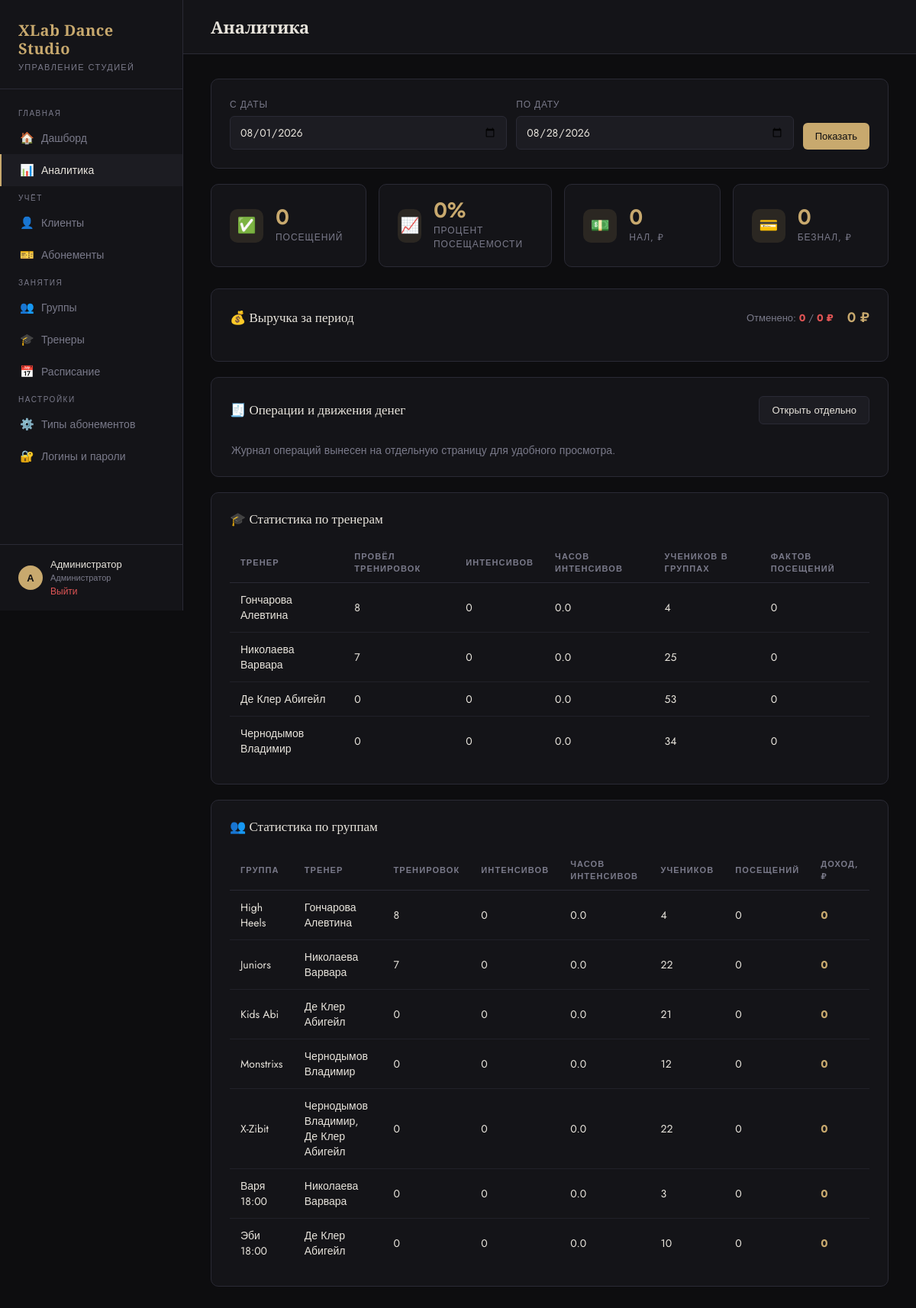
Screenshot of /analytics (signed in) with the database file from the repository.
### tables this page shows
CREATE TABLE users (
            id INTEGER PRIMARY KEY AUTOINCREMENT,
            role TEXT NOT NULL, -- admin | trainer
            username TEXT UNIQUE NOT NULL,
            password TEXT NOT NULL,
            name TEXT NOT NULL,
            trainer_id INTEGER UNIQUE REFERENCES trainers(id) ON DELETE CASCADE
        );

CREATE TABLE trainers (
            id INTEGER PRIMARY KEY AUTOINCREMENT,
            name TEXT NOT NULL,
            phone TEXT,
            email TEXT,
            specialization TEXT,
            notes TEXT,
            created_at TEXT DEFAULT (datetime('now','localtime'))
        );

CREATE TABLE groups (
            id INTEGER PRIMARY KEY AUTOINCREMENT,
            name TEXT NOT NULL,
            trainer_id INTEGER REFERENCES trainers(id) ON DELETE SET NULL,
            age_range TEXT,
            level TEXT,
            max_capacity INTEGER DEFAULT 20,
            description TEXT,
            created_at TEXT DEFAULT (datetime('now','localtime'))
        );

### app.py (the view)
@app.route('/analytics')
@login_required
def analytics():
    if not is_admin():
        flash('Аналитика доступна только администратору', 'error')
        return redirect(url_for('schedule'))
    db = get_db()
    today = datetime.now().date()
    default_from = today.replace(day=1).strftime('%Y-%m-%d')
    default_to = today.strftime('%Y-%m-%d')
    date_from = request.args.get('date_from', default_from)
    date_to = request.args.get('date_to', default_to)
    try:
        from_obj = datetime.strptime(date_from, '%Y-%m-%d').date()
        to_obj = datetime.strptime(date_to, '%Y-%m-%d').date()
    except ValueError:
        flash('Неверный формат дат фильтра', 'error')
        return redirect(url_for('analytics'))
    if to_obj < from_obj:
        flash('Дата "по" не может быть раньше даты "с"', 'error')
        return redirect(url_for('analytics', date_from=default_from, date_to=default_to))
    attendance_stats = db.execute('''
        SELECT COUNT(*) as total_marks, SUM(CASE WHEN a.present=1 THEN 1 ELSE 0 END) as present_marks
        FROM attendance a
        JOIN schedule s ON s.id = a.schedule_id
        WHERE s.date BETWEEN ? AND ?
    ''', (date_from, date_to)).fetchone()
    revenue_stats = db.execute('''
        SELECT
            COALESCE(SUM(
                CASE
                    WHEN payment_method='cash' THEN CASE WHEN COALESCE(cash_amount, 0) > 0 THEN cash_amount ELSE price_paid END
                    WHEN payment_method='mixed' THEN COALESCE(cash_amount, 0)
                    ELSE 0
                END
            ), 0) as cash_total,
            COALESCE(SUM(
                CASE
                    WHEN payment_method='card' THEN CASE WHEN COALESCE(non_cash_amount, 0) > 0 THEN non_cash_amount ELSE price_paid END
                    WHEN payment_method='mixed' THEN COALESCE(non_cash_amount, 0)
                    ELSE 0
                END
            ), 0) as card_total,
            COALESCE(SUM(price_paid), 0) as all_total
        FROM subscriptions
        WHERE created_at >= ? AND created_at < date(?, '+1 day')
        AND status != 'cancelled'
    ''', (date_from, date_to)).fetchone()
    cancelled_stats = {'cancelled_count': 0, 'cancelled_amount': 0}
    intensive_money = db.execute('''
        SELECT
            COALESCE(SUM(
                CASE
                    WHEN ic.payment_method='cash' THEN CASE WHEN COALESCE(ic.cash_amount, 0) > 0 THEN ic.cash_amount ELSE ic.amount END
                    WHEN ic.payment_method='mixed' THEN COALESCE(ic.cash_amount, 0)
                    ELSE 0
                END
            ), 0) as cash_total,
            COALESCE(SUM(
                CASE
                    WHEN ic.payment_method='card' THEN CASE WHEN COALESCE(ic.non_cash_amount, 0) > 0 THEN ic.non_cash_amount ELSE ic.amount END
                    WHEN ic.payment_method='mixed' THEN COALESCE(ic.non_cash_amount, 0)
                    ELSE 0
                END
            ), 0) as card_total
        FROM intensive_clients ic
        JOIN intensives i ON i.id = ic.intensive_id
        WHERE i.created_at >= ? AND i.created_at < date(?, '+1 day')
        AND ic.payment_type = 'cash'
    ''', (date_from, date_to)).fetchone()
    trainer_stats = db.execute('''
        SELECT
            t.id,
            t.name as trainer_name,
            (
                SELECT COUNT(*)
                FROM schedule s
                JOIN groups g2 ON g2.id = s.group_id
                WHERE EXISTS (SELECT 1 FROM group_trainers gt WHERE gt.group_id=g2.id AND gt.trainer_id=t.id)
                AND s.date BETWEEN ? AND ?
            ) as trainings_count,
            (
                SELECT COUNT(*)
                FROM attendance a
                JOIN schedule s ON s.id = a.schedule_id
                JOIN groups g2 ON g2.id = s.group_id
                WHERE EXISTS (SELECT 1 FROM group_trainers gt WHERE gt.group_id=g2.id AND gt.trainer_id=t.id)
                AND a.present=1 AND s.date BETWEEN ? AND ?
            ) as attendance_count,
            (
                SELECT COUNT(DISTINCT cg.client_id)
                FROM client_groups cg
                JOIN groups g2 ON g2.id = cg.group_id
                WHERE EXISTS (SELECT 1 FROM group_trainers gt WHERE gt.group_id=g2.id AND gt.trainer_id=t.id)
            ) as students_count
            ,(
                SELECT COUNT(*)
                FROM intensives i
                WHERE i.trainer_id = t.id
                AND i.date BETWEEN ? AND ?
            ) as intensives_count
            ,(
                SELECT COALESCE(SUM(i.hours), 0)
                FROM intensives i
                WHERE i.trainer_id = t.id
                AND i.date BETWEEN ? AND ?
            ) as intensive_hours
        FROM trainers t
        ORDER BY trainings_count DESC, t.name COLLATE NOCASE
    ''', (date_from, date_to, date_from, date_to, date_from, date_to, date_from, date_to)).fetchall()
    group_stats = db.execute('''
        SELECT
            g.id,
            g.name as group_name,
            COALESCE({trainers_names}, '—') as trainer_name,
            (
                SELECT COUNT(*)
                FROM schedule s
                WHERE s.group_id = g.id AND s.date BETWEEN ? AND ?
            ) as trainings_count,
            (
                SELECT COUNT(DISTINCT cg.client_id)
                FROM client_groups cg
                WHERE cg.group_id = g.id
            ) as students_count,
            (
                SELECT COUNT(*)
                FROM attendance a
                JOIN schedule s ON s.id = a.schedule_id
                WHERE s.group_id = g.id AND a.present=1 AND s.date BETWEEN ? AND ?
            ) as attendance_count,
            (
                SELECT COALESCE(SUM(sub.price_paid), 0)
                FROM subscriptions sub
                WHERE sub.group_id = g.id
                AND sub.created_at >= ?
                AND sub.created_at < date(?, '+1 day')
                AND sub.status != 'cancelled'
            ) as revenue
            ,(
                SELECT COUNT(*)
                FROM intensives i
                WHERE i.group_id = g.id
                AND i.date BETWEEN ? AND ?
            ) as intensives_count
            ,(
                SELECT COALESCE(SUM(i.hours), 0)
                FROM intensives i
                WHERE i.group_id = g.id
                AND i.date BETWEEN ? AND ?
            ) as intensive_hours
        FROM groups g
        ORDER BY revenue DESC, g.name COLLATE NOCASE
    '''.format(trainers_names=group_trainers_names_subquery('g')), (date_from, date_to, date_from, date_to, date_from, date_to, date_from, date_to, date_from, date_to)).fetchall()
    present_marks = attendance_stats['present_marks'] or 0
    total_marks = attendance_stats['total_marks'] or 0
    attendance_percent = round((present_marks / total_marks) * 100, 1) if total_marks else 0
    cash_total = revenue_stats['cash_total'] + intensive_money['cash_total']
    card_total = revenue_stats['card_total'] + intensive_money['card_total']
    all_total = cash_total + card_total
    return render_template(
        'analytics.html',
        date_from=date_from,
        date_to=date_to,
        present_marks=present_marks,
        total_marks=total_marks,
        attendance_percent=attendance_percent,
        cash_total=cash_total,
        card_total=card_total,
        all_total=all_total,
        cancelled_count=cancelled_stats['cancelled_count'],
        cancelled_amount=cancelled_stats['cancelled_amount'],
        trainer_stats=trainer_stats,
        group_stats=group_stats
    )

### templates/analytics.html (shortened to what this page needs)
{% extends "base.html" %}
{% block topbar_title %}Аналитика{% endblock %}
{% block content %}
<div class="card" style="margin-bottom:20px;">
  <form method="GET" action="{{ url_for('analytics') }}" class="filter-form">
    <div class="form-group">
      <label>С даты</label>
      <input type="date" name="date_from" value="{{ date_from }}">
    </div>
    <div class="form-group">
      <label>По дату</label>
      <input type="date" name="date_to" value="{{ date_to }}">
    </div>
    <button type="submit" class="btn btn-primary">Показать</button>
  </form>
</div>
<div class="stats-grid">
  <div class="stat-card">
    <div class="stat-icon">✅</div>
    <div>
      <div class="stat-value">{{ present_marks }}</div>
      <div class="stat-label">Посещений</div>
    </div>
  </div>
  <div class="stat-card">
    <div class="stat-icon">📈</div>
    <div>
      <div class="stat-value">{{ attendance_percent }}%</div>
      <div class="stat-label">Процент посещаемости</div>
    </div>
  </div>
  <div class="stat-card">
    <div class="stat-icon">💵</div>
    <div>
      <div class="stat-value">{{ "%.0f"|format(cash_total) }}</div>
      <div class="stat-label">Нал, ₽</div>
    </div>
  </div>
  <div class="stat-card">
    <div class="stat-icon">💳</div>
    <div>
      <div class="stat-value">{{ "%.0f"|format(card_total) }}</div>
      <div class="stat-label">Безнал, ₽</div>
    </div>
  </div>
</div>
<div class="card" style="margin-top:20px;">
  <div class="card-header">
    <div class="card-title">💰 Выручка за период</div>
    <div class="revenue-head">
      <div style="font-size:13px; color:var(--muted);">
        Отменено: <strong style="color:var(--danger);">{{ cancelled_count }}</strong> /
        <strong style="color:var(--danger);">{{ "%.0f"|format(cancelled_amount) }} ₽</strong>
      </div>
      <div style="font-size:18px; font-weight:600; color:var(--accent);">{{ "%.0f"|format(all_total) }} ₽</div>
    </div>
  </div>
</div>
<div class="card" style="margin-top:20px;">
  <div class="card-header">
    <div class="card-title">🧾 Операции и движения денег</div>
    <a href="{{ url_for('analytics_operations', date_from=date_from, date_to=date_to) }}" class="btn btn-secondary">Открыть отдельно</a>
  </div>
  <div style="color:var(--muted); font-size:14px; padding: 4px 0 0 2px;">
    Журнал операций вынесен на отдельную страницу для удобного просмотра.
  </div>
</div>
<div class="card" style="margin-top:20px;">
  <div class="card-header">
    <div class="card-title">🎓 Статистика по тренерам</div>
  </div>
  <div class="table-wrap">
    <table>
      <thead>
        <tr>
          <th>Тренер</th>
          <th>Провёл тренировок</th>
          <th>Интенсивов</th>
          <th>Часов интенсивов</th>
          <th>Учеников в группах</th>
          <th>Фактов посещений</th>
        </tr>
      </thead>
      <tbody>
        {% for t in trainer_stats %}
        <tr>
          <td>{{ t.trainer_name }}</td>
          <td>{{ t.trainings_count }}</td>
          <td>{{ t.intensives_count }}</td>
          <td>{{ "%.1f"|format(t.intensive_hours or 0) }}</td>
          <td>{{ t.students_count }}</td>
          <td>{{ t.attendance_count }}</td>
        </tr>
        {% endfor %}
      </tbody>
    </table>
  </div>
</div>
<div class="card" style="margin-top:20px;">
  <div class="card-header">
    <div class="card-title">👥 Статистика по группам</div>
  </div>
  <div class="table-wrap">
    <table>
      <thead>
        <tr>
          <th>Группа</th>
          <th>Тренер</th>
          <th>Тренировок</th>
          <th>Интенсивов</th>
          <th>Часов интенсивов</th>
          <th>Учеников</th>
          <th>Посещений</th>
          <th>Доход, ₽</th>
        </tr>
      </thead>
      <tbody>
        {% for g in group_stats %}
        <tr>
          <td>{{ g.group_name }}</td>
          <td>{{ g.trainer_name }}</td>
          <td>{{ g.trainings_count }}</td>
          <td>{{ g.intensives_count }}</td>
          <td>{{ "%.1f"|format(g.intensive_hours or 0) }}</td>
          <td>{{ g.students_count }}</td>
          <td>{{ g.attendance_count }}</td>
          <td><strong style="color:var(--accent)">{{ "%.0f"|format(g.revenue) }}</strong></td>
        </tr>
        {% endfor %}
      </tbody>
    </table>
  </div>
</div>
{% endblock %}

### templates/base.html (shortened to what this page needs)
<!DOCTYPE html>
<html lang="ru">
<head>
</head>
<body>
<aside class="sidebar">
  <div class="sidebar-logo">
    <h1>XLab Dance<br>Studio</h1>
    <p>Управление студией</p>
  </div>
  <nav class="nav">
    <div class="nav-section">Главная</div>
    <a href="{{ url_for('dashboard') }}" class="{{ 'active' if request.endpoint == 'dashboard' }}">
      <span class="icon">🏠</span> Дашборд
    </a>
    {% if session.role == 'admin' %}
    <a href="{{ url_for('analytics') }}" class="{{ 'active' if request.endpoint == 'analytics' }}">
      <span class="icon">📊</span> Аналитика
    </a>
    {% endif %}
    {% if session.role == 'admin' %}
    <div class="nav-section">Учёт</div>
    <a href="{{ url_for('clients') }}" class="{{ 'active' if 'client' in request.endpoint }}">
      <span class="icon">👤</span> Клиенты
    </a>
    <a href="{{ url_for('subscriptions') }}" class="{{ 'active' if 'subscription' in request.endpoint and request.endpoint != 'subscription_types' }}">
      <span class="icon">🎫</span> Абонементы
    </a>
    {% endif %}
    <div class="nav-section">Занятия</div>
    {% if session.role == 'admin' %}
    <a href="{{ url_for('groups') }}" class="{{ 'active' if 'group' in request.endpoint }}">
      <span class="icon">👥</span> Группы
    </a>
    {% endif %}
    {% if session.role == 'admin' %}
    <a href="{{ url_for('trainers') }}" class="{{ 'active' if 'trainer' in request.endpoint }}">
      <span class="icon">🎓</span> Тренеры
    </a>
    {% endif %}
    <a href="{{ url_for('schedule') }}" class="{{ 'active' if 'schedule' in request.endpoint or 'attendance' in request.endpoint }}">
      <span class="icon">📅</span> Расписание
    </a>
    {% if session.role == 'admin' %}
    <div class="nav-section">Настройки</div>
    <a href="{{ url_for('subscription_types') }}" class="{{ 'active' if request.endpoint == 'subscription_types' }}">
      <span class="icon">⚙️</span> Типы абонементов
    </a>
    <a href="{{ url_for('accounts') }}" class="{{ 'active' if 'account' in request.endpoint }}">
      <span class="icon">🔐</span> Логины и пароли
    </a>
    {% endif %}
  </nav>
  <div class="sidebar-user">
    <div class="avatar">{{ session.user_name[0] if session.user_name }}</div>
    <div>
      <div style="color: var(--text); font-size: 13px;">{{ session.user_name }}</div>
      <div style="font-size: 11px; color: var(--muted);">{{ 'Администратор' if session.role == 'admin' else 'Тренер' }}</div>
      <a href="{{ url_for('logout') }}">Выйти</a>
    </div>
  </div>
</aside>
<div class="main">
  <div class="topbar">
    <h2>{% block topbar_title %}{% endblock %}</h2>
  </div>
  <div class="content">
    {% block content %}{% endblock %}
  </div>
</div>
</body>
</html>

### rows the page displays
users: name "А", user_name "Администратор", role "Администратор"
trainers: trainer_name "Гончарова Алевтина", trainings_count "8", intensives_count "0", intensive_hours "0.0", students_count "4", attendance_count "0"
trainers: trainer_name "Николаева Варвара", trainings_count "7", intensives_count "0", intensive_hours "0.0", students_count "25", attendance_count "0"
trainers: trainer_name "Де Клер Абигейл", trainings_count "0", intensives_count "0", intensive_hours "0.0", students_count "53", attendance_count "0"
trainers: trainer_name "Чернодымов Владимир", trainings_count "0", intensives_count "0", intensive_hours "0.0", students_count "34", attendance_count "0"
groups: group_name "High Heels", trainer_name "Гончарова Алевтина", trainings_count "8", intensives_count "0", intensive_hours "0.0", students_count "4", attendance_count "0", revenue "0"
groups: group_name "Juniors", trainer_name "Николаева Варвара", trainings_count "7", intensives_count "0", intensive_hours "0.0", students_count "22", attendance_count "0", revenue "0"
groups: group_name "Kids Abi", trainer_name "Де Клер Абигейл", trainings_count "0", intensives_count "0", intensive_hours "0.0", students_count "21", attendance_count "0", revenue "0"
groups: group_name "Monstrixs", trainer_name "Чернодымов Владимир", trainings_count "0", intensives_count "0", intensive_hours "0.0", students_count "12", attendance_count "0", revenue "0"
groups: group_name "X-Zibit", trainer_name "Чернодымов Владимир, Де Клер Абигейл", trainings_count "0", intensives_count "0", intensive_hours "0.0", students_count "22", attendance_count "0", revenue "0"
groups: group_name "Варя 18:00", trainer_name "Николаева Варвара", trainings_count "0", intensives_count "0", intensive_hours "0.0", students_count "3", attendance_count "0", revenue "0"
groups: group_name "Эби 18:00", trainer_name "Де Клер Абигейл", trainings_count "0", intensives_count "0", intensive_hours "0.0", students_count "10", attendance_count "0", revenue "0"

### other values shown
{{ present_marks }} "0"
{{ attendance_percent }} "0"
{{ "%.0f"|format(cash_total) }} "0"
{{ "%.0f"|format(card_total) }} "0"
{{ cancelled_count }} "0"
{{ "%.0f"|format(cancelled_amount) }} "0"
{{ "%.0f"|format(all_total) }} "0"
